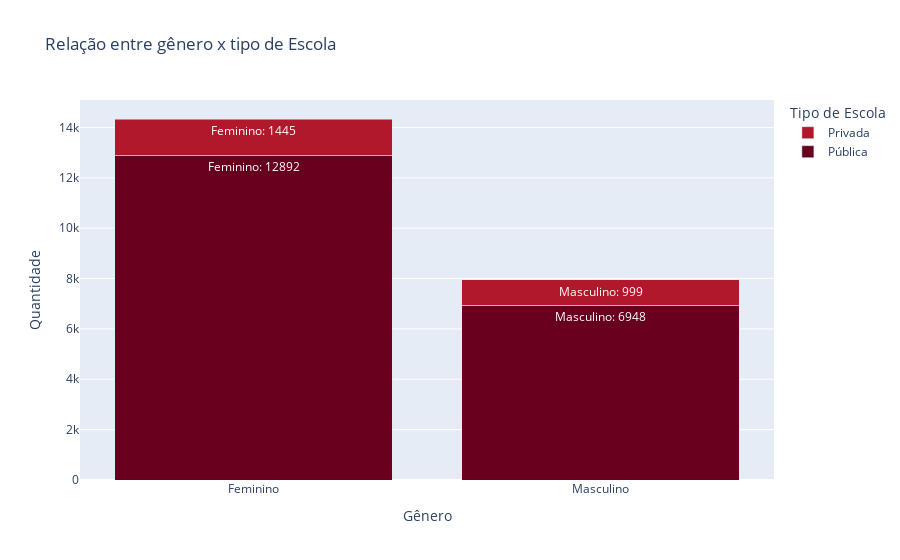

This figure's notebook cell:
### Markdown cell above
### Análise das relações

### Code cell
# coletando os dados do genero
gender = filtered_aggregated_df['MICRODADOS_TP_SEXO'].value_counts()
gender_labels = gender.index
gender_shape = gender.values

# coletando os dados de tipo de escola
school = filtered_aggregated_df['MICRODADOS_TP_ESCOLA'].value_counts()
school_labels = school.index
school_shape = school.values

# mapeando os valores numéricos para as legendas correspondentes
gender_legend = {'M': 'Masculino', 'F': 'Feminino'}
school_legend = {1: 'Não respondeu', 2: 'Pública', 3: 'Privada'}
gender_labels_text = [gender_legend.get(valor, valor) for valor in gender_labels]
school_labels_text = [school_legend.get(valor, valor) for valor in school_labels]


fig = go.Figure()

# adicionando as barras empilhadas
for i in range(len(school_labels)):
    fig.add_trace(go.Bar(
        x=gender_labels_text,
        y=[filtered_aggregated_df[(filtered_aggregated_df['MICRODADOS_TP_SEXO'] == gender_labels[j]) &
                                  (filtered_aggregated_df['MICRODADOS_TP_ESCOLA'] == school_labels[i])].shape[0]
           for j in range(len(gender_labels))],
        name=school_labels_text[i],
        text=[f"{label}: {value}" for label, value in zip(gender_labels_text,
                                                         [filtered_aggregated_df[(filtered_aggregated_df['MICRODADOS_TP_SEXO'] == gender_labels[j]) &
                                                                                (filtered_aggregated_df['MICRODADOS_TP_ESCOLA'] == school_labels[i])].shape[0]
                                                          for j in range(len(gender_labels))])],
        hoverinfo='text',
        marker_color=px.colors.sequential.RdBu[i]
    ))

# criando grafico
fig.update_layout(barmode='stack', title='Relação entre gênero x tipo de Escola', xaxis_title='Gênero', yaxis_title='Quantidade', legend_title='Tipo de Escola', hoverlabel=dict(bgcolor="white", font_size=12))

fig.show()

### Figure 1 — Plotly figure (JSON) as saved in the notebook; plotly's stock layout.template omitted (floating-point values rounded to 4 significant figures)
{"data": [{"hoverinfo": "text", "marker": {"color": "rgb(103,0,31)"}, "name": "Pública", "text": ["Feminino: 12892", "Masculino: 6948"], "type": "bar", "x": ["Feminino", "Masculino"], "y": [12892, 6948]}, {"hoverinfo": "text", "marker": {"color": "rgb(178,24,43)"}, "name": "Privada", "text": ["Feminino: 1445", "Masculino: 999"], "type": "bar", "x": ["Feminino", "Masculino"], "y": [1445, 999]}], "layout": {"barmode": "stack", "hoverlabel": {"bgcolor": "white", "font": {"size": 12}}, "legend": {"title": {"text": "Tipo de Escola"}}, "title": {"text": "Relação entre gênero x tipo de Escola"}, "xaxis": {"title": {"text": "Gênero"}}, "yaxis": {"title": {"text": "Quantidade"}}}}
